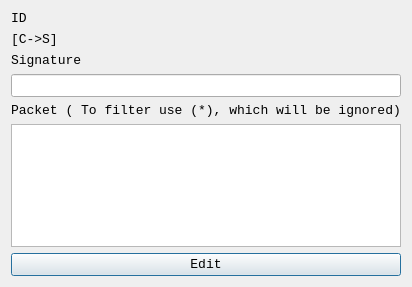
<?xml version="1.0" encoding="UTF-8"?>
<ui version="4.0">
 <class>Dialog</class>
 <widget class="QDialog" name="Dialog">
  <property name="geometry">
   <rect>
    <x>0</x>
    <y>0</y>
    <width>377</width>
    <height>287</height>
   </rect>
  </property>
  <property name="font">
   <font>
    <family>Consolas</family>
    <pointsize>10</pointsize>
   </font>
  </property>
  <property name="windowTitle">
   <string>Block Adder M7</string>
  </property>
  <layout class="QVBoxLayout" name="verticalLayout">
   <item>
    <widget class="QLabel" name="idLbl">
     <property name="text">
      <string>ID</string>
     </property>
    </widget>
   </item>
   <item>
    <widget class="QLabel" name="connectionLbl">
     <property name="text">
      <string>[C-&gt;S]</string>
     </property>
    </widget>
   </item>
   <item>
    <widget class="QLabel" name="label">
     <property name="text">
      <string>Signature</string>
     </property>
    </widget>
   </item>
   <item>
    <widget class="QLineEdit" name="sigEdit"/>
   </item>
   <item>
    <widget class="QLabel" name="label_2">
     <property name="text">
      <string>Packet ( To filter use (*), which will be ignored)</string>
     </property>
    </widget>
   </item>
   <item>
    <widget class="QPlainTextEdit" name="packetEdit"/>
   </item>
   <item>
    <widget class="QPushButton" name="addBtn">
     <property name="text">
      <string>Edit</string>
     </property>
    </widget>
   </item>
  </layout>
 </widget>
 <resources/>
 <connections/>
</ui>
